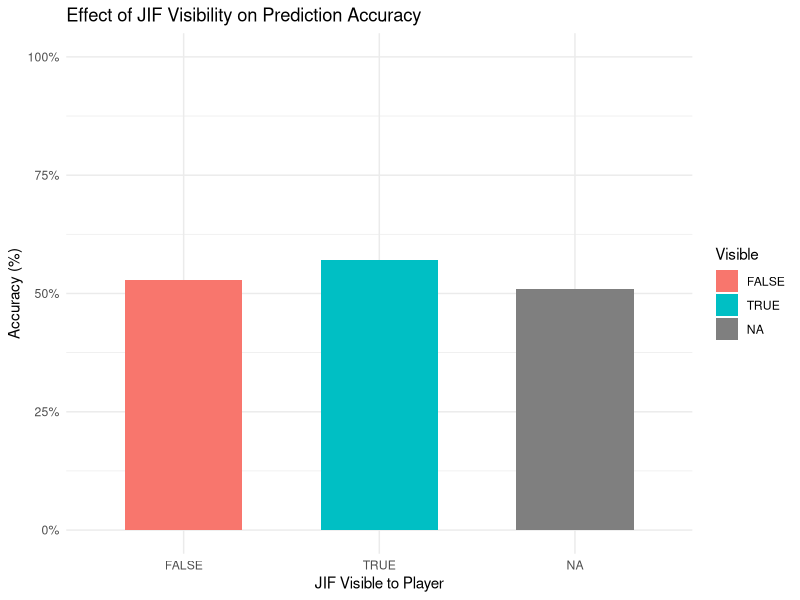

Write the R code that produced this figure.
# Install required packages if missing
if(!require(readr)) install.packages("readr")
if(!require(dplyr)) install.packages("dplyr")
if(!require(ggplot2)) install.packages("ggplot2")

library(readr)
library(dplyr)
library(ggplot2)

# Load the data collected from the Game (Exported from Supabase)
# Assumes you downloaded your Supabase 'trials' table as 'trials_data.csv'
if(!file.exists("Study/trials_rows.csv")) {
  stop("Please place the 'trials_data.csv' file in the Study folder before running.")
}

trials <- read_csv("Study/trials_rows.csv", show_col_types = FALSE)

cat("=== OVERALL BEHAVIORAL PERFORMANCE ===\n")
overall_acc <- mean(trials$correct, na.rm = TRUE)
cat(sprintf("Overall Prediction Accuracy: %.2f%%\n", overall_acc * 100))

cat("\n=== EXPERIMENTAL MANIPULATION: JIF VISIBILITY ===\n")
# Does seeing the journal name change prediction accuracy?
manipulation_stats <- trials %>%
  group_by(if_visible) %>%
  summarize(
    trials_count = n(),
    accuracy = mean(correct, na.rm = TRUE),
    avg_rt_ms = mean(reaction_time, na.rm = TRUE)
  )
print(manipulation_stats)

cat("\n=== PERFORMANCE BY CAREER LEVEL ===\n")
career_stats <- trials %>%
  group_by(career) %>%
  summarize(
    trials_count = n(),
    accuracy = mean(correct, na.rm = TRUE)
  ) %>%
  arrange(desc(accuracy))
print(career_stats)

# Plot: Effect of Journal Visibility on Accuracy
p1 <- ggplot(manipulation_stats, aes(x = as.factor(if_visible), y = accuracy, fill = as.factor(if_visible))) +
  geom_bar(stat = "identity", width = 0.6) +
  scale_y_continuous(labels = scales::percent, limits = c(0, 1)) +
  labs(title = "Effect of JIF Visibility on Prediction Accuracy",
       x = "JIF Visible to Player",
       y = "Accuracy (%)",
       fill = "Visible") +
  theme_minimal()

ggsave("accuracy_by_visibility.png", plot = p1, width = 6, height = 4)
cat("Saved plot to accuracy_by_visibility.png\n")
